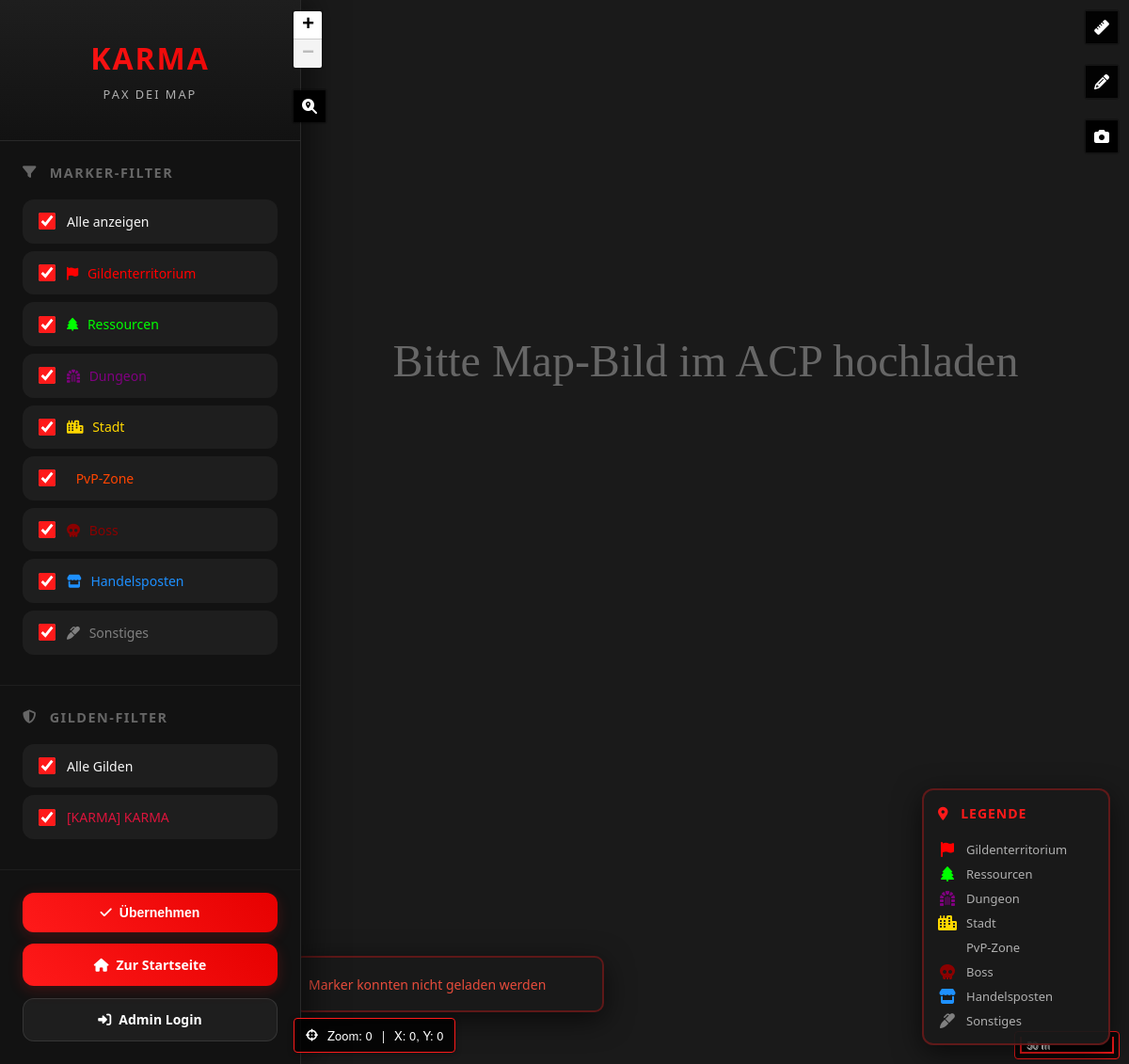
/map.php, run on the app's committed database.
### tables this page shows
CREATE TABLE IF NOT EXISTS settings (
    id INT AUTO_INCREMENT PRIMARY KEY,
    setting_key VARCHAR(100) NOT NULL UNIQUE,
    setting_value TEXT,
    description TEXT,
    updated_at TIMESTAMP DEFAULT CURRENT_TIMESTAMP ON UPDATE CURRENT_TIMESTAMP,
    INDEX idx_key (setting_key)
);

CREATE TABLE IF NOT EXISTS marker_types (
    id INT AUTO_INCREMENT PRIMARY KEY,
    name VARCHAR(50) NOT NULL,
    icon VARCHAR(100),
    color VARCHAR(7) DEFAULT '#FF0000',
    description TEXT,
    is_visible TINYINT(1) DEFAULT 1,
    sort_order INT DEFAULT 0,
    created_at TIMESTAMP DEFAULT CURRENT_TIMESTAMP,
    INDEX idx_visible (is_visible)
);

CREATE TABLE IF NOT EXISTS guilds (
    id INT AUTO_INCREMENT PRIMARY KEY,
    name VARCHAR(100) NOT NULL,
    tag VARCHAR(10),
    description TEXT,
    color VARCHAR(7) DEFAULT '#FF0000',
    member_count INT DEFAULT 0,
    leader_name VARCHAR(100),
    alliance TEXT,
    is_active TINYINT(1) DEFAULT 1,
    created_at TIMESTAMP DEFAULT CURRENT_TIMESTAMP,
    updated_at TIMESTAMP DEFAULT CURRENT_TIMESTAMP ON UPDATE CURRENT_TIMESTAMP,
    INDEX idx_name (name),
    INDEX idx_active (is_active)
);

### includes/db.php (called while the page is built, shortened)
<?php
class Database {
    private static $instance = null;
    private $pdo;
    private function __construct() {
        $dsn = "mysql:host=" . DB_HOST . ";dbname=" . DB_NAME . ";charset=" . DB_CHARSET;
        $options = [
            PDO::ATTR_ERRMODE => PDO::ERRMODE_EXCEPTION,
            PDO::ATTR_DEFAULT_FETCH_MODE => PDO::FETCH_ASSOC,
            PDO::ATTR_EMULATE_PREPARES => false,
        ];
        try {
            $this->pdo = new PDO($dsn, DB_USER, DB_PASS, $options);
        } catch (PDOException $e) {
            die("Datenbankverbindung fehlgeschlagen: " . $e->getMessage());
        }
    }
    public static function getInstance() {
        if (self::$instance === null) {
            self::$instance = new self();
        }
        return self::$instance;
    }
    public function fetchOne($sql, $params = []) {
        $stmt = $this->pdo->prepare($sql);
        $stmt->execute($params);
        return $stmt->fetch();
    }
    public function fetchAll($sql, $params = []) {
        $stmt = $this->pdo->prepare($sql);
        $stmt->execute($params);
        return $stmt->fetchAll();
    }
}
function db() {
    return Database::getInstance();
}

### includes/functions.php (called while the page is built, shortened)
<?php
function e($string) {
    return htmlspecialchars($string ?? '', ENT_QUOTES, 'UTF-8');
}
function getSetting($key, $default = null) {
    $setting = db()->fetchOne("SELECT setting_value FROM settings WHERE setting_key = ?", [$key]);
    return $setting ? $setting['setting_value'] : $default;
}
function getActiveGuilds() {
    return db()->fetchAll("SELECT * FROM guilds WHERE is_active = 1 ORDER BY name");
}
function getMarkerTypes() {
    return db()->fetchAll("SELECT * FROM marker_types WHERE is_visible = 1 ORDER BY sort_order, name");
}

### includes/auth.php (called while the page is built, shortened)
<?php
require_once __DIR__ . '/db.php';
class Auth {
    public static function check() {
        return isset($_SESSION['user_id']) && isset($_SESSION['is_admin']) && $_SESSION['is_admin'] === true;
    }
}

### map.php (the view, shortened to what this page needs)
<?php
require_once __DIR__ . '/includes/db.php';
require_once __DIR__ . '/includes/auth.php';
require_once __DIR__ . '/includes/functions.php';
$guilds = getActiveGuilds();
$markerTypes = getMarkerTypes();
$isAdmin = Auth::check();
?>
<!DOCTYPE html>
<html lang="de">
<head>
    <link rel="stylesheet" href="https://unpkg.com/leaflet@1.9.4/dist/leaflet.css" />
    <link rel="stylesheet" href="https://cdnjs.cloudflare.com/ajax/libs/font-awesome/6.5.1/css/all.min.css" />
    <link rel="stylesheet" href="assets/css/style.css">
</head>
<body>
    <div class="sidebar" id="sidebar">
        <div class="sidebar-header">
            <?php
            $logoType = getSetting('logo_type', 'text');
            $logoText = getSetting('logo_text', 'KARMA');
            $logoImage = getSetting('logo_image', '');
            ?>
            <?php if ($logoType === 'text' || ($logoType === 'image' && empty($logoImage))): ?>
                <h1 class="logo-text"><?php echo e($logoText); ?></h1>
            <?php else: ?>
                <img src="<?php echo e($logoImage); ?>" alt="Logo" class="logo-image">
            <?php endif; ?>
            <p class="subtitle" style="color: var(--text-secondary); font-size: 0.8rem; text-transform: uppercase; letter-spacing: 2px;">PAX DEI Map</p>
        </div>
        <div class="sidebar-section">
            <h3><i class="fas fa-filter"></i> Marker-Filter</h3>
            <div class="filter-group">
                <label class="filter-item">
                    <input type="checkbox" id="toggleAll" checked>
                    <span>Alle anzeigen</span>
                </label>
            </div>
            <div class="filter-group" id="markerTypeFilters">
                <?php foreach ($markerTypes as $type): ?>
                <label class="filter-item">
                    <input type="checkbox" class="marker-type-filter"
                           data-type-id="<?php echo $type['id']; ?>" checked>
                    <span style="color: <?php echo e($type['color']); ?>">
                        <i class="fas fa-<?php echo e($type['icon']); ?>"></i>
                        <?php echo e($type['name']); ?>
                    </span>
                </label>
                <?php endforeach; ?>
            </div>
        </div>
        <div class="sidebar-section">
            <h3><i class="fas fa-shield-alt"></i> Gilden-Filter</h3>
            <div class="filter-group">
                <label class="filter-item">
                    <input type="checkbox" id="toggleAllGuilds" checked>
                    <span>Alle Gilden</span>
                </label>
            </div>
            <div class="filter-group" id="guildFilters">
                <?php foreach ($guilds as $guild): ?>
                <label class="filter-item">
                    <input type="checkbox" class="guild-filter"
                           data-guild-id="<?php echo $guild['id']; ?>" checked>
                    <span style="color: <?php echo e($guild['color']); ?>">
                        [<?php echo e($guild['tag']); ?>] <?php echo e($guild['name']); ?>
                    </span>
                </label>
                <?php endforeach; ?>
            </div>
        </div>
        <div class="sidebar-footer" style="padding: 1.5rem; display: flex; flex-direction: column; gap: 0.8rem;">
            <button type="button" class="btn btn-primary sidebar-close-mobile" id="sidebarCloseMobile" aria-label="Filter schließen">
                <i class="fas fa-check"></i> Übernehmen
            </button>
            <a href="index.php" class="btn btn-primary">
                <i class="fas fa-home"></i> Zur Startseite
            </a>
            <?php if ($isAdmin): ?>
                <a href="admin/" class="btn btn-primary">
                    <i class="fas fa-cog"></i> Admin Panel
                </a>
                <a href="admin/logout.php" class="btn btn-secondary">
                    <i class="fas fa-sign-out-alt"></i> Logout
                </a>
            <?php else: ?>
                <a href="admin/login.php" class="btn btn-secondary">
                    <i class="fas fa-sign-in-alt"></i> Admin Login
                </a>
            <?php endif; ?>
        </div>
    </div>
    <div class="main-content">
        <div id="map"></div>
        <?php if (getSetting('map_show_status', '1') === '1'): ?>
        <div class="map-status" id="mapStatus" aria-live="polite">
            <span class="map-status-text">Lade Marker…</span>
        </div>
        <?php endif; ?>
        <?php if (getSetting('map_show_legend', '1') === '1'): ?>
        <div class="map-legend" id="mapLegend">
            <div class="legend-items-wrapper">
            <h4 class="legend-title"><i class="fas fa-map-marker-alt"></i> Legende</h4>
            <div class="legend-items">
                <?php foreach ($markerTypes as $type): ?>
                <div class="legend-item">
                    <i class="fas fa-<?php echo e($type['icon']); ?>"
                       style="color: <?php echo e($type['color']); ?>"></i>
                    <span><?php echo e($type['name']); ?></span>
                </div>
                <?php endforeach; ?>
            </div>
            </div>
        </div>
        <?php endif; ?>
    </div>
    <link rel="stylesheet" href="https://cdnjs.cloudflare.com/ajax/libs/leaflet.markercluster/1.5.3/MarkerCluster.css" />
    <link rel="stylesheet" href="https://cdnjs.cloudflare.com/ajax/libs/leaflet.markercluster/1.5.3/MarkerCluster.Default.css" />
    <link rel="stylesheet" href="https://api.mapbox.com/mapbox.js/plugins/leaflet-fullscreen/v1.0.1/leaflet.fullscreen.css" />
    <link rel="stylesheet" href="https://cdnjs.cloudflare.com/ajax/libs/leaflet-minimap/3.6.1/Control.MiniMap.min.css" />
</body>
</html>

### data on the page
settings: setting_value "KARMA"
marker_types: name "Gildenterritorium"
marker_types: name "Ressourcen"
marker_types: name "Dungeon"
marker_types: name "Stadt"
marker_types: name "PvP-Zone"
marker_types: name "Boss"
marker_types: name "Handelsposten"
marker_types: name "Sonstiges"
guilds: tag "KARMA", name "KARMA"
